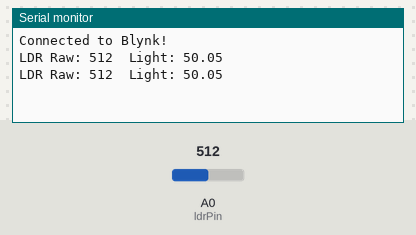
The sketch below on a simulated ESP8266 (NodeMCU). On the bench: the last lines printed to the serial monitor. Inputs (shaded band) come from the test bench; at power-on: A0 (ldrPin) = 512. WiFi joins after 1.5 s; servers stay silent unless stated.

Above: at 3.1 s.
3.2 s: A0 (ldrPin) set to 716
At 4.5 s:
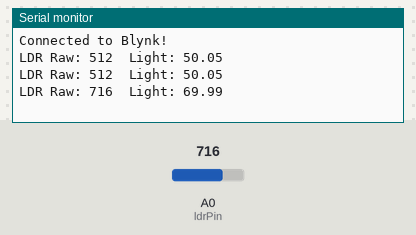
4.7 s: A0 (ldrPin) set to 900
At 5.7 s:
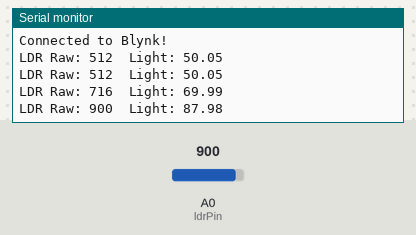
Timing chart, 0 to 7.7 s (numbered marks = the images above; inputs shaded):
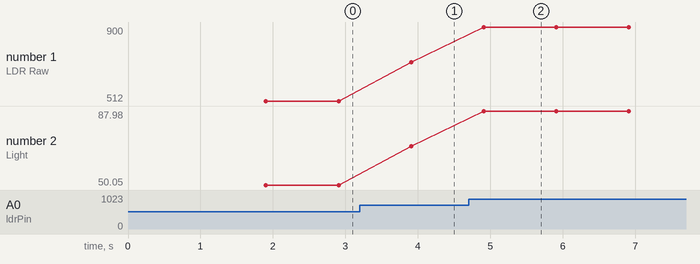

Measured:
- after the input at 3.2 s, the serial monitor: prints a new line after 0.71 s (image 1)
- after the input at 4.7 s, the serial monitor: prints a new line after 0.21 s (image 2)
- plotted number 1: 512 → 716 after the input at 3.2 s, 716 → 900 after the input at 4.7 s
- plotted number 2: 50.05 → 69.99 after the input at 3.2 s, 69.99 → 87.98 after the input at 4.7 s

The sketch:

data_collection_processing_LDR.ino
```cpp
#define BLYNK_PRINT Serial
#define BLYNK_TEMPLATE_ID "TMPL6dQVnRZMt"           // Your Template ID
#define BLYNK_TEMPLATE_NAME "Cake Spoilage Detection" // Your Template Name
#define BLYNK_AUTH_TOKEN "RAJ3n6TQO4mWGVg-qp2vJwhLBVBggR62"

#include <ESP8266WiFi.h>
#include <BlynkSimpleEsp8266.h>

char ssid[] = "Joy_Turjoy";  // Your WiFi SSID
char pass[] = "16101292";    // Your WiFi password

const int ldrPin = A0;       // LDR connected to A0

void setup() {
  Serial.begin(115200);
  delay(100);

  Blynk.begin(BLYNK_AUTH_TOKEN, ssid, pass);
  Serial.println("Connected to Blynk!");
}

void loop() {
  Blynk.run();  // Keep Blynk connection alive

  // Read LDR
  int ldrValue = analogRead(ldrPin);
  float lightPercent = ldrValue / 1023.0 * 100; // Convert to 0–100%

  // Print to Serial Monitor
  Serial.print("LDR Raw: ");
  Serial.print(ldrValue);
  Serial.print("\tLight: ");
  Serial.println(lightPercent);

  // Send LDR value to Blynk
  Blynk.virtualWrite(V0, lightPercent);  // For Value Display or Gauge
  Blynk.virtualWrite(V1, ldrValue);      // For Graph widget (raw value)

  delay(1000); // Update every 1 second
}
```
